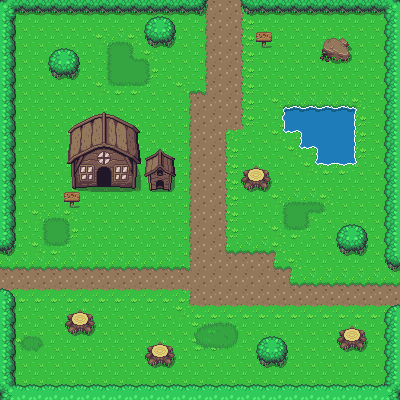

A level layout from a 2D game, rendered from its tile map. Below: a short description, then the map file with tile-grid data replaced by summaries:
An orthogonal 25x25 tile map with 16x16 px tiles, 3 tile layers (Ground, Collisions, Interactable) and 29 objects.

<map version="1.8" tiledversion="1.8.1" orientation="orthogonal" renderorder="left-down" width="25" height="25" tilewidth="16" tileheight="16" infinite="0" nextlayerid="7" nextobjectid="44">
 <properties>
  <property name="MapName" value="The Homestead" />
 </properties>
 <tileset firstgid="1" source="Overworld.tsx" />
 <layer id="1" name="Ground" width="25" height="25">
  <properties>
   <property name="unity:SortingLayer" value="Tilemap" />
  </properties>
  <data>[625 cells, 625 non-empty, 43 distinct tile ids]</data>
 </layer>
 <layer id="2" name="Collisions" width="25" height="25">
  <properties>
   <property name="unity:SortingLayer" value="Tilemap" />
  </properties>
  <data>[625 cells, 157 non-empty, 49 distinct tile ids]</data>
 </layer>
 <layer id="4" name="Interactable" width="25" height="25">
  <properties>
   <property name="unity:SortingLayer" value="Interactables" />
  </properties>
  <data>[625 cells, 2 non-empty, 1 distinct tile ids]</data>
 </layer>
 <objectgroup id="3" name="Collision Mask">
  <properties>
   <property name="unity:SortingMap" value="Tilemap" />
  </properties>
  <object id="2" x="-6.28798e-05" y="-0.000381814" width="16.0049" height="255.95" />
  <object id="3" x="0.00270207" y="0.00136391" width="208.002" height="15.9821" />
  <object id="4" x="240.003" y="0.00270207" width="160.008" height="15.9747" />
  <object id="5" x="384.008" y="0.00847045" width="15.9941" height="271.996" />
  <object id="6" x="384" y="304.041" width="15.998" height="95.9666" />
  <object id="7" x="-0.000921972" y="384.398" width="400.009" height="15.606" />
  <object id="8" x="-0.00399917" y="287.999" width="16.0077" height="112.01" />
  <object id="18" x="240.043" y="166.012" width="31.983" height="25.968">
   <ellipse />
  </object>
  <object id="19" x="336.016" y="224.008" width="31.9605" height="32.0356">
   <ellipse />
  </object>
  <object id="20" x="336.063" y="326.063" width="31.8893" height="25.9368">
   <ellipse />
  </object>
  <object id="21" x="256.057" y="335.994" width="31.9432" height="32.0114">
   <ellipse />
  </object>
  <object id="22" x="143.996" y="342.016" width="32.0711" height="25.9842">
   <ellipse />
  </object>
  <object id="23" x="64.0474" y="310.036" width="31.9407" height="25.9723">
   <ellipse />
  </object>
  <object id="24" x="48.0079" y="48" width="31.9328" height="31.9921">
   <ellipse />
  </object>
  <object id="25" x="144.008" y="16" width="32.0711" height="31.9921">
   <ellipse />
  </object>
  <object id="26" x="320.008" y="38.0071" width="31.9763" height="26.0205">
   <ellipse />
  </object>
  <object id="27" x="285.063" y="110.051" width="68.0284" height="19.8807" />
  <object id="28" x="302.045" y="129.807" width="51.0398" height="16.1563" />
  <object id="29" x="318.057" y="145.696" width="35.0341" height="17.2358" />
  <object id="30" x="70.1818" y="131.818">
   <polygon points="0,0 33.4545,-18.1818 47.6364,-12.7273 58.7273,-7.27273 63.8182,-4.36364 66.9091,-0.363636 67.0909,12 69.6364,30.1818 70,31.2727 66.9091,31.6364 66.5455,44.9091 65.8182,45.2727 65.4545,55.6364 64.3636,56.7273 62,56.5455 60.9091,56 50.3636,56 49.4545,54.7273 40.7273,54.7273 40.7557,39.3068 39.9432,39.1818 39.7557,37.3068 38.8807,37.1193 38.5682,36.2443 36.8182,36.1193 36.6932,35.2443 31.0057,35.2443 30.9432,35.9318 29.0682,36.1818 28.8182,37.0568 27.8807,37.2443 27.8807,38.9943 26.8807,39.3068 26.8182,54.1193 26.7557,54.8693 17.1932,54.8068 16.4432,55.9318 6.06818,55.9943 5.31818,56.6818 3.19318,56.9318 2.06818,55.8693 1.75568,45.3068 1.00568,32.1818 -2.24432,31.8693 -1.86932,18.5568 -0.556818,12.1818" />
  </object>
  <object id="31" x="150" y="189.875">
   <polygon points="0,0 20.75,0.25 21.625,-7.5 22.125,-13.5 24.75,-13.75 24.75,-22.25 24.375,-30.75 10,-40.375 -4.375,-31 -4,-23.5 -4.625,-14.875 -4.625,-13.125 -1.625,-13.875 -1.25,-7.375" />
  </object>
 </objectgroup>
 <objectgroup id="5" name="Map Transfers">
  <properties>
   <property name="unity:SortingLayer" value="Interactables" />
  </properties>
  <object id="34" x="208" y="0" width="32" height="8">
   <properties>
    <property name="DestinationMap" value="Overworld0,1" />
    <property name="OriginMap" value="Overworld0,0" />
    <property name="unity:IsTrigger" type="bool" value="true" />
    <property name="unity:Tag" value="RoomChangeTrigger" />
   </properties>
  </object>
  <object id="35" x="0" y="256" width="8" height="32">
   <properties>
    <property name="DestinationMap" value="Overworld-1,0" />
    <property name="OriginMap" value="Overworld0,0" />
    <property name="unity:IsTrigger" type="bool" value="true" />
    <property name="unity:Tag" value="RoomChangeTrigger" />
   </properties>
  </object>
  <object id="36" x="392" y="272" width="8" height="32">
   <properties>
    <property name="DestinationMap" value="Overworld1,0" />
    <property name="OriginMap" value="Overworld0,0" />
    <property name="unity:IsTrigger" type="bool" value="true" />
    <property name="unity:Tag" value="RoomChangeTrigger" />
   </properties>
  </object>
 </objectgroup>
 <objectgroup id="6" name="Interactables Mask">
  <properties>
   <property name="unity:SortingLayer" value="Interactables" />
  </properties>
  <object id="39" x="256" y="32" width="16" height="16" />
  <object id="40" x="256" y="42" width="16" height="16">
   <properties>
    <property name="LocalizationTable" value="Signs" />
    <property name="LocalizationTableKey" value="PondSign" />
    <property name="unity:IsTrigger" type="bool" value="true" />
    <property name="unity:Tag" value="InteractableSign" />
   </properties>
  </object>
  <object id="41" x="64" y="192" width="16" height="16" />
  <object id="42" x="64" y="202" width="16" height="16">
   <properties>
    <property name="LocalizationTable" value="Signs" />
    <property name="LocalizationTableKey" value="HomesteadSign" />
    <property name="unity:IsTrigger" type="bool" value="true" />
    <property name="unity:Tag" value="InteractableSign" />
   </properties>
  </object>
  <object id="32" x="97.0708" y="167" width="13.7861" height="19.5444">
   <properties>
    <property name="unity:IsTrigger" type="bool" value="false" />
   </properties>
  </object>
 </objectgroup>
</map>
